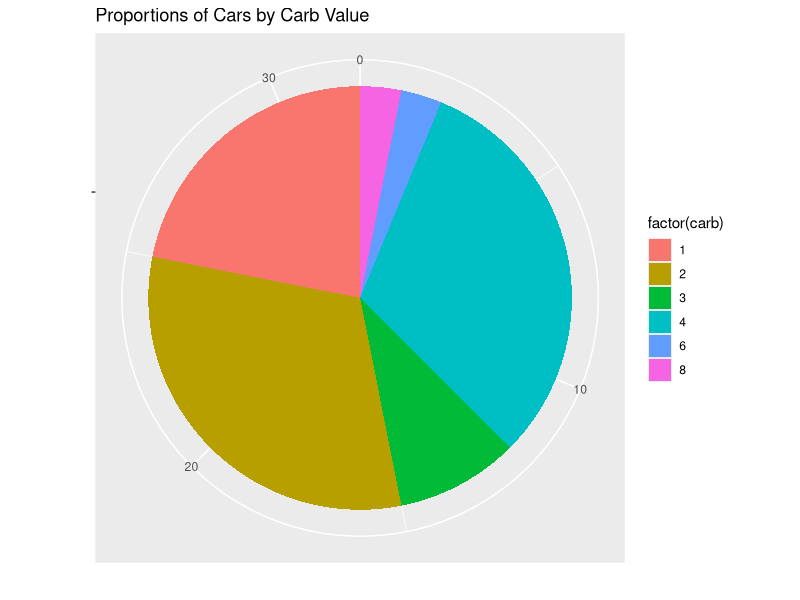

Write R code to recreate this figure.
#Create a pie chart showing the proportion of cars from the mtcars data set that have 
# different carb values. 

library(ggplot2) 
ggplot(data=mtcars, aes(x = "", fill = factor(carb))) +  
  geom_bar(width = 1) +  
  coord_polar(theta = "y") + 
  labs(x="", y="", title="Proportions of Cars by Carb Value")
